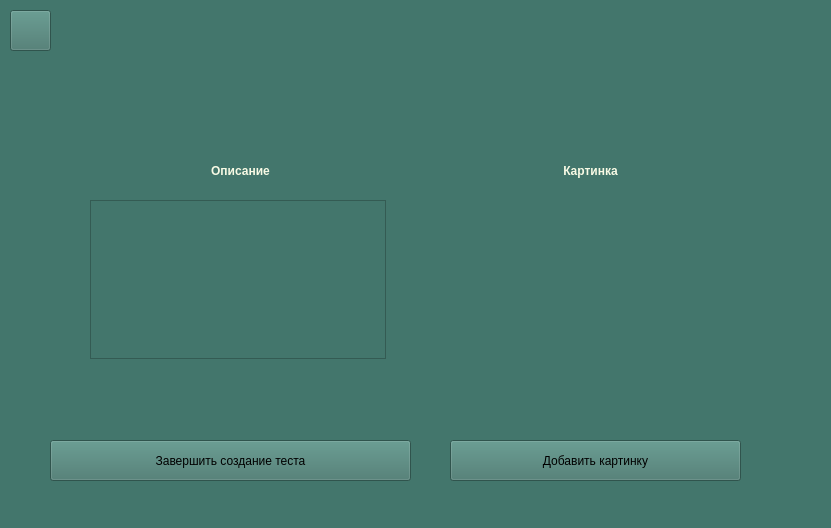
<?xml version="1.0" encoding="UTF-8"?>
<ui version="4.0">
 <class>Form</class>
 <widget class="QWidget" name="Form">
  <property name="geometry">
   <rect>
    <x>0</x>
    <y>0</y>
    <width>831</width>
    <height>528</height>
   </rect>
  </property>
  <property name="minimumSize">
   <size>
    <width>831</width>
    <height>528</height>
   </size>
  </property>
  <property name="maximumSize">
   <size>
    <width>831</width>
    <height>528</height>
   </size>
  </property>
  <property name="windowTitle">
   <string>Form</string>
  </property>
  <property name="styleSheet">
   <string notr="true">background-color: #43766C</string>
  </property>
  <widget class="QTextEdit" name="textEdit_1">
   <property name="geometry">
    <rect>
     <x>90</x>
     <y>200</y>
     <width>296</width>
     <height>159</height>
    </rect>
   </property>
   <property name="styleSheet">
    <string notr="true">background-color: #F8FAE5;
font: 13pt &quot;MS Sans Serif&quot;;
color: #B19470;
font-weight: 600;
border-radius: 8px;
border: 2px solid #B19470;
margin-top: 0px;
outline: 0px;
hover: { background-color: red };
pressed: { background-color: rgb(0, 255, 0)}</string>
   </property>
   <property name="readOnly">
    <bool>false</bool>
   </property>
   <property name="html">
    <string>&lt;!DOCTYPE HTML PUBLIC &quot;-//W3C//DTD HTML 4.0//EN&quot; &quot;http://www.w3.org/TR/REC-html40/strict.dtd&quot;&gt;
&lt;html&gt;&lt;head&gt;&lt;meta name=&quot;qrichtext&quot; content=&quot;1&quot; /&gt;&lt;style type=&quot;text/css&quot;&gt;
p, li { white-space: pre-wrap; }
&lt;/style&gt;&lt;/head&gt;&lt;body style=&quot; font-family:'MS Sans Serif'; font-size:13pt; font-weight:600; font-style:normal;&quot;&gt;
&lt;p style=&quot;-qt-paragraph-type:empty; margin-top:0px; margin-bottom:0px; margin-left:0px; margin-right:0px; -qt-block-indent:0; text-indent:0px;&quot;&gt;&lt;br /&gt;&lt;/p&gt;&lt;/body&gt;&lt;/html&gt;</string>
   </property>
  </widget>
  <widget class="QLabel" name="label_2">
   <property name="geometry">
    <rect>
     <x>450</x>
     <y>150</y>
     <width>281</width>
     <height>41</height>
    </rect>
   </property>
   <property name="styleSheet">
    <string notr="true">background-color: rgb 0, 0, 0;
font: 13pt &quot;MS Sans Serif&quot;;
color: #F8FAE5;
font-weight: 600;
padding: 5px 15px;
margin-top: 0px;
outline: 0px;</string>
   </property>
   <property name="text">
    <string>Картинка</string>
   </property>
   <property name="alignment">
    <set>Qt::AlignCenter</set>
   </property>
  </widget>
  <widget class="QLabel" name="label">
   <property name="geometry">
    <rect>
     <x>100</x>
     <y>150</y>
     <width>281</width>
     <height>41</height>
    </rect>
   </property>
   <property name="styleSheet">
    <string notr="true">background-color: rgb 0, 0, 0;
font: 13pt &quot;MS Sans Serif&quot;;
color: #F8FAE5;
font-weight: 600;
padding: 5px 15px;
margin-top: 0px;
outline: 0px;</string>
   </property>
   <property name="text">
    <string>Описание</string>
   </property>
   <property name="alignment">
    <set>Qt::AlignCenter</set>
   </property>
  </widget>
  <widget class="QPushButton" name="pushButton_2">
   <property name="geometry">
    <rect>
     <x>450</x>
     <y>440</y>
     <width>291</width>
     <height>41</height>
    </rect>
   </property>
   <property name="styleSheet">
    <string notr="true">background-color: #F8FAE5;
font: 13pt &quot;MS Sans Serif&quot;;
color: #B19470;
font-weight: 600;
border-radius: 8px;
border: 2px solid #B19470;
margin-top: 0px;
outline: 0px;
hover: { background-color: red };
pressed: { background-color: rgb(0, 255, 0)}</string>
   </property>
   <property name="text">
    <string>Добавить картинку</string>
   </property>
  </widget>
  <widget class="QLabel" name="messageLabel">
   <property name="geometry">
    <rect>
     <x>80</x>
     <y>30</y>
     <width>721</width>
     <height>91</height>
    </rect>
   </property>
   <property name="styleSheet">
    <string notr="true">background-color: rgb 0, 0, 0;
font: 13pt;
color: #8B0000;
font-weight: 600;
padding: 5px 15px;
margin-top: 0px;
outline: 0px;</string>
   </property>
   <property name="text">
    <string/>
   </property>
   <property name="alignment">
    <set>Qt::AlignCenter</set>
   </property>
  </widget>
  <widget class="QPushButton" name="pushButton">
   <property name="geometry">
    <rect>
     <x>50</x>
     <y>440</y>
     <width>361</width>
     <height>41</height>
    </rect>
   </property>
   <property name="styleSheet">
    <string notr="true">background-color: #F8FAE5;
font: 13pt &quot;MS Sans Serif&quot;;
color: #B19470;
font-weight: 600;
border-radius: 8px;
border: 2px solid #B19470;
margin-top: 0px;
outline: 0px;
hover: { background-color: red };
pressed: { background-color: rgb(0, 255, 0)}</string>
   </property>
   <property name="text">
    <string>Завершить создание теста</string>
   </property>
  </widget>
  <widget class="QPushButton" name="backBtn">
   <property name="geometry">
    <rect>
     <x>10</x>
     <y>10</y>
     <width>41</width>
     <height>41</height>
    </rect>
   </property>
   <property name="styleSheet">
    <string notr="true">background-color: #F8FAE5;
font: 13pt &quot;MS Sans Serif&quot;;
color: #B19470;
font-weight: 600;
border-radius: 8px;
border: 2px solid #B19470;
padding: 5px 15px;
margin-top: 0px;
outline: 0px;
hover: { background-color: red };
pressed: { background-color: rgb(0, 255, 0)}</string>
   </property>
   <property name="text">
    <string/>
   </property>
   <property name="icon">
    <iconset>
     <normaloff>../pictures/icon6.png</normaloff>../pictures/icon6.png</iconset>
   </property>
  </widget>
  <widget class="QLabel" name="pictureLabel">
   <property name="geometry">
    <rect>
     <x>440</x>
     <y>200</y>
     <width>301</width>
     <height>159</height>
    </rect>
   </property>
   <property name="styleSheet">
    <string notr="true">background-color: #F8FAE5;
font: 13pt &quot;MS Sans Serif&quot;;
color: #B19470;
font-weight: 600;
border-radius: 8px;
border: 2px solid #B19470;
margin-top: 0px;
outline: 0px;
hover: { background-color: red };
pressed: { background-color: rgb(0, 255, 0)}</string>
   </property>
   <property name="text">
    <string/>
   </property>
   <property name="scaledContents">
    <bool>true</bool>
   </property>
  </widget>
  <widget class="QPushButton" name="addPictureBtn">
   <property name="geometry">
    <rect>
     <x>440</x>
     <y>200</y>
     <width>301</width>
     <height>159</height>
    </rect>
   </property>
   <property name="contextMenuPolicy">
    <enum>Qt::NoContextMenu</enum>
   </property>
   <property name="styleSheet">
    <string notr="true">background-color: rgb 0, 0, 0;
font: 10pt &quot;MS Sans Serif&quot;;
color: #F8FAE5;
font-weight: 600;
margin-top: 0px;
outline: 0px;</string>
   </property>
   <property name="text">
    <string/>
   </property>
   <property name="flat">
    <bool>true</bool>
   </property>
  </widget>
 </widget>
 <resources/>
 <connections/>
</ui>
